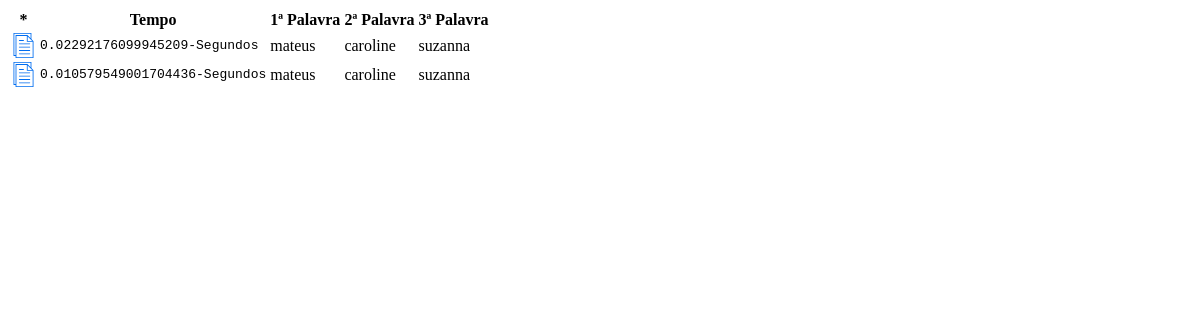
Before: /relats with the older database file.
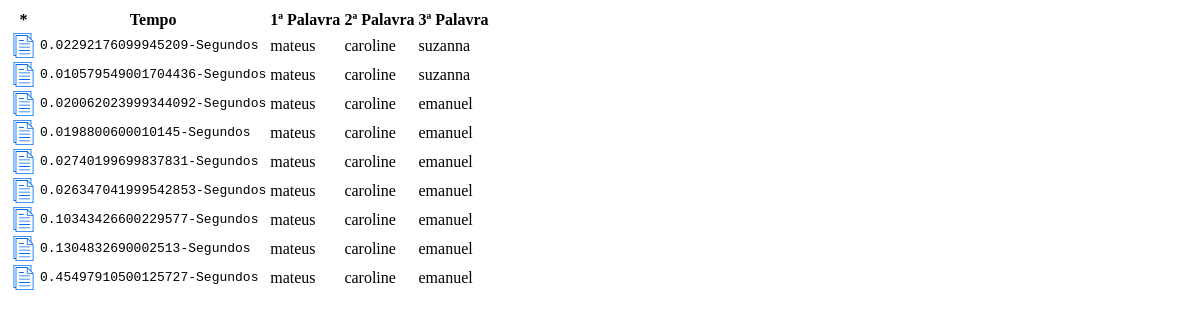
After: the same page with the newer database file.
### tables this page shows
CREATE TABLE relats (id integer primary key autoincrement, sec TEXT not null, pal1 TEXT not null, pal2 TEXT not null, pal3 TEXT not null);

### app.py (the view)
@app.route('/relats')
def relats():
    cur = get_dbase().cursor()
    res = cur.execute("select * from relats")
    time.sleep(1)
    return render_template('relats.html', nodes=res)

### app.py (called while the page is built)
def get_dbase():
    db = getattr(g, '_database', None)
    if db is None:
        db = g._database = sqlite3.connect(DATABASE)
    return db

@app.teardown_appcontext
def close_connection(exception):
    db = getattr(g, '_database', None)
    if db is not None:
        db.close()

### templates/relats.html
<div id="main" class="media text-muted pt-3">
    <p class="media-body pb-3 mb-0 small lh-125  border-gray">
        <table class="table table-hover">
            <thead>
                <tr>
                    <th scope="col">*</th>
                    <th scope="col">Tempo</th>
                    <th scope="col">1ª Palavra</th>
                    <th scope="col">2ª Palavra</th>
                    <th scope="col">3ª Palavra</th>
                </tr>
            </thead>
            <tbody>
                {% for line in nodes %}
                <tr>
                    <th scope="row">
                        <img width="25px" src="static/img/file.svg">
                    </th>
                    <td><code>{{ line[1] }}</code></td>
                    <td>{{ line[2] }}</td>
                    <td>{{ line[3] }}</td>
                    <td>{{ line[4] }}</td>
                </tr>
                {% endfor %}
            </tbody>
        </table>
    </p>
</div>

Changed rows visible on the page:
added relats: sec "0.020062023999344092-Segundos", pal1 "mateus", pal2 "caroline", pal3 "emanuel"
added relats: sec "0.0198800600010145-Segundos", pal1 "mateus", pal2 "caroline", pal3 "emanuel"
added relats: sec "0.02740199699837831-Segundos", pal1 "mateus", pal2 "caroline", pal3 "emanuel"
added relats: sec "0.026347041999542853-Segundos", pal1 "mateus", pal2 "caroline", pal3 "emanuel"
added relats: sec "0.10343426600229577-Segundos", pal1 "mateus", pal2 "caroline", pal3 "emanuel"
added relats: sec "0.1304832690002513-Segundos", pal1 "mateus", pal2 "caroline", pal3 "emanuel"
added relats: sec "0.45497910500125727-Segundos", pal1 "mateus", pal2 "caroline", pal3 "emanuel"
